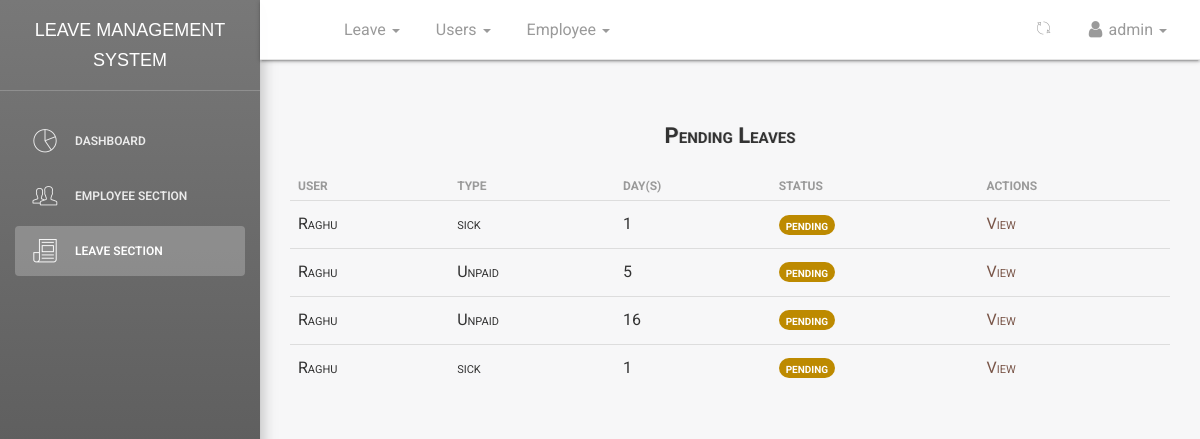
The app's page /dashboard/leaves/pending/all/ (signed in), older data.
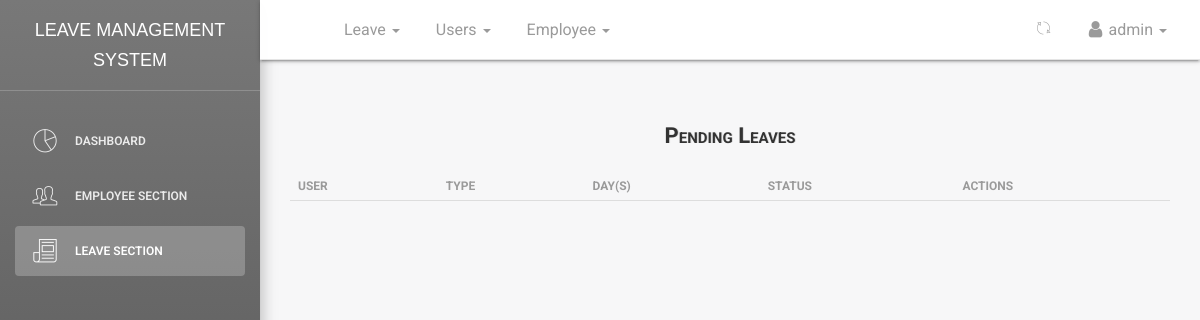
The same page, newer data.
### leave/models.py (models this page shows, shortened)
class Leave(models.Model):
    user = models.ForeignKey(User, on_delete=models.CASCADE, default=1)
    startdate = models.DateField(verbose_name=_('Start Date'), help_text='leave start date is on ..', null=True,
                                 blank=False)
    enddate = models.DateField(verbose_name=_('End Date'), help_text='coming back on ...', null=True, blank=False)
    leavetype = models.CharField(choices=LEAVE_TYPE, max_length=25, default=SICK, null=True, blank=False)
    reason = models.CharField(verbose_name=_('Reason for Leave'), max_length=255,
                              help_text='add additional information for leave', null=True, blank=True)
    defaultdays = models.PositiveIntegerField(verbose_name=_('Leave days per year counter'), default=LeavePerYear,
                                              null=True,
                                              blank=True)
    status = models.CharField(max_length=12, default='pending')  # pending,approved,rejected,cancelled
    is_approved = models.BooleanField(default=False)  # hide
    updated = models.DateTimeField(auto_now=True, auto_now_add=False)
    created = models.DateTimeField(auto_now=False, auto_now_add=True)
    objects = LeaveManager()
    Tempdays = 0
    date_of_approved_leave = 0
    class Meta:
        verbose_name = _('Leave')
        verbose_name_plural = _('Leaves')
        ordering = ['-created']  # recent objects
    def businessDays(self, startdate, enddate):
        from datetime import datetime, timedelta
        test_date1, test_date2 = startdate, enddate
        dates = (test_date1 + timedelta(idx + 1)
                 for idx in range((test_date2 - test_date1).days))
        res = sum(1 for day in dates if day.weekday() < 5)
        if startdate.month == 12:  # dec month
            if startdate.day <= 25 or enddate.day >= 25:  # christmas
                res = res - 1
        if startdate.month == 1:  # Jan month
            if startdate.day <= 1 or enddate.day >= 1:  # new year
                res = res - 1
        return res
    @property
    def leave_days(self):
        days_count = ''
        startdate = self.startdate
        enddate = self.enddate
        if startdate > enddate:
            return
        dates = (enddate - startdate)
        Leave.Tempdays = dates.days
        print("leaves applied", Leave.Tempdays)
        busineesDay = self.businessDays(startdate, enddate)
        print("busineesDay : ", busineesDay)
        Leave.Tempdays = busineesDay
        Leave.date_of_approved_leave = self.created
        return busineesDay

### dashboard/views.py (the view)
# urls.py: path('leaves/pending/all/', views.leaves_list, name='leaveslist'),
def leaves_list(request):
    if not (request.user.is_staff and request.user.is_superuser):
        return redirect('/')
    leaves = Leave.objects.all_pending_leaves()
    return render(request, 'dashboard/leaves_recent.html', {'leave_list': leaves, 'title': 'leaves list - pending'})

### leave/manager.py (called while the page is built)
    def all_pending_leaves(self):
        return super().get_queryset().filter(status='pending').order_by('-created')  # applying FIFO

### templates/dashboard/leaves_recent.html (shortened to what this page needs)
{% extends '_layout.html' %}
 {% block navheader %}
 	{% include 'includes/navheader_employee_app.html' %}
 {% endblock %}
 {% block content %}
        <section class="content">
            <section class="container-fluid">
            	   <section class="row">
                        <section class="col col-sm-8 offset-sm-2">
                        </section>
                    </section>
                	<div class="table-responsive table-shadow">
                		<div class="text-center table-description">
                			<h4 class="title-h3" style="text-shadow: 1px 0px rgba(0,0,0,0.11)">Pending Leaves</h4>
                		</div>
                		<table class="table">
							  <thead>
							    <tr>
							      <th scope="col"><b>User</b></th>
							      <th scope="col"><b>Type</b></th>
							      <th scope="col"><b>Day(s)</b></th>
							      <th scope="col"><b>Status</b></th>
							      <th scope="col"><b>Actions</b></th>
							    </tr>
							  </thead>
							  <tbody>
							  	{% for leave in leave_list %}
							    <tr>
							      <td>{{ leave.user }}</td>
							      <td>{{ leave.leavetype}}</td>
							      <td>{{ leave.leave_days }}</td>
							      <td><span class="badge badge-success" style="background-color:rgb(189, 138, 0); font-size: 14px;">{{ leave.status }}</span></td>
							      <td>
							      	<a href="{% url 'dashboard:userleaveview' leave.id %}" style="color: #795548;">
							      	    <span>View</span>
							      	</a>
							      </td>
							    </tr>
							    {% endfor %}
							  </tbody>
						</table>
					</div>
            </section>
        </section>
 {% endblock %}

Row changes from the older to the newer data that the page shows:
no longer on this page (row edited): Leave: user "Raghu", leavetype "sick", leave_days "1", status "pending"
no longer on this page (row edited): Leave: user "Raghu", leavetype "Unpaid", leave_days "5", status "pending"
no longer on this page (row edited): Leave: user "Raghu", leavetype "Unpaid", leave_days "16", status "pending"
no longer on this page (row edited): Leave: user "Raghu", leavetype "sick", leave_days "1", status "pending"
